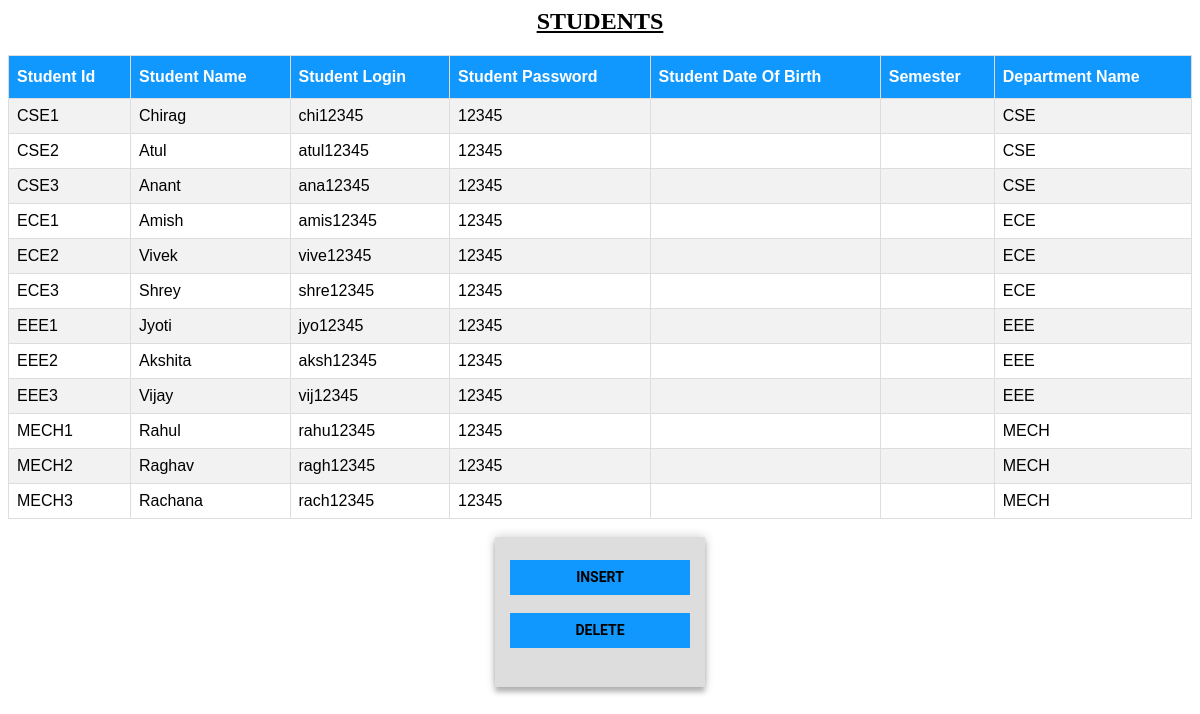
Page /Admin/student.php on the committed database.
### tables this page shows
CREATE TABLE student(
	stud_id varchar(10),
	stud_name varchar(20) not null,
	stud_login varchar(20) not null,
	stud_pass varchar(20) not null,
	dept_id varchar(10),
	primary key(stud_id),
	foreign key(dept_id) references department(dept_id)
	on  delete set null
);

CREATE TABLE department(
	dept_id varchar(10),
	dept_name varchar(10),
	budget int check(budget > 50000),
	building varchar(10),
	primary key(dept_id)
);

### Admin/student.php (the view, shortened to what this page needs)
<?php
	include 'db.php';
	$sql = "SELECT * FROM student";
	$result = mysqli_query($conn,$sql);
	$resultCheck = mysqli_num_rows($result);
	echo "<center><h2><u>STUDENTS</u></h2></center>";
	if($resultCheck == 0){
		echo "There are no students in the database.";
	}
	else{
		echo "<table style = 'width:100%' id='customers'>";
		echo "<tr>";
		echo "<th>Student Id</th>";
		echo "<th>Student Name</th>";
		echo "<th>Student Login</th>";
		echo "<th>Student Password</th>";
		echo "<th>Student Date Of Birth</th>";
		echo "<th>Semester</th>";
		echo "<th>Department Name</th>";
		echo "</tr>";
		while($row = mysqli_fetch_assoc($result)){
			echo "<tr>";
			echo "<td>".$row['stud_id']."</td>";
			echo "<td>".$row['stud_name']."</td>";
			echo "<td>".$row['stud_login']."</td>";
			echo "<td>".$row['stud_pass']."</td>";
			echo "<td>".$row['dob']."</td>";
			echo "<td>".$row['semester']."</td>";
			$dept_id = $row['dept_id'];
			$sql1 = "SELECT * FROM department WHERE dept_id = '$dept_id'";
			$result1 = mysqli_query($conn,$sql1);
			while($row1 = mysqli_fetch_assoc($result1)){
				echo "<td>".$row1['dept_name']."</td>";
			}
			echo "</tr>";
		}
		echo "</table>";
	}
?>
<div class="form">
    <form class="login-form">
	  <br/>
      <button><a href="forms/student.php"><b>Insert</button></a><br/><br/>
	  <button><a href="delete/student.php"><b>Delete</button></a><br/><br/>
	  </form>
  </div>

### Admin/student.php (style rules this page uses)
#customers { font-family: "Trebuchet MS", Arial, Helvetica, sans-serif; border-collapse: collapse; width: 100%; }
#customers td, #customers th { border: 1px solid #ddd; padding: 8px; }
#customers tr:nth-child(even) { background-color: #f2f2f2; }
#customers th { padding-top: 12px; padding-bottom: 12px; text-align: left; background-color: #1198FF; color: white; }
.form { position: relative; z-index: 1; background: #ddd; max-width: 200px; margin: 0 auto 10px; padding: 5px; text-align: center; box-shadow: 0 0 10px 0 rgba(0, 0, 0, 0.2), 0 5px 5px 0 rgba(0, 0, 0, 0.24); }
.form button { font-family: "Roboto", sans-serif; text-transform: uppercase; outline: 0; background: #1198ff; width: 90%; border: 0; padding: 0px; color: #FFFFFF; font-size: 14px; -webkit-transition: all 0.3 ease; transition: all 0.3 ease; cursor: pointer; }
a { padding:0px; color:black; display: block; width: 100%; line-height: 2.5em; text-align: center; text-decoration: none; }

### rows in the picture
student: stud_id "CSE1", stud_name "Chirag", stud_login "chi12345", stud_pass "12345"
department: dept_name "CSE"
student: stud_id "CSE2", stud_name "Atul", stud_login "atul12345", stud_pass "12345"
student: stud_id "CSE3", stud_name "Anant", stud_login "ana12345", stud_pass "12345"
student: stud_id "ECE1", stud_name "Amish", stud_login "amis12345", stud_pass "12345"
department: dept_name "ECE"
student: stud_id "ECE2", stud_name "Vivek", stud_login "vive12345", stud_pass "12345"
student: stud_id "ECE3", stud_name "Shrey", stud_login "shre12345", stud_pass "12345"
student: stud_id "EEE1", stud_name "Jyoti", stud_login "jyo12345", stud_pass "12345"
department: dept_name "EEE"
student: stud_id "EEE2", stud_name "Akshita", stud_login "aksh12345", stud_pass "12345"
student: stud_id "EEE3", stud_name "Vijay", stud_login "vij12345", stud_pass "12345"
student: stud_id "MECH1", stud_name "Rahul", stud_login "rahu12345", stud_pass "12345"
department: dept_name "MECH"
student: stud_id "MECH2", stud_name "Raghav", stud_login "ragh12345", stud_pass "12345"
student: stud_id "MECH3", stud_name "Rachana", stud_login "rach12345", stud_pass "12345"
